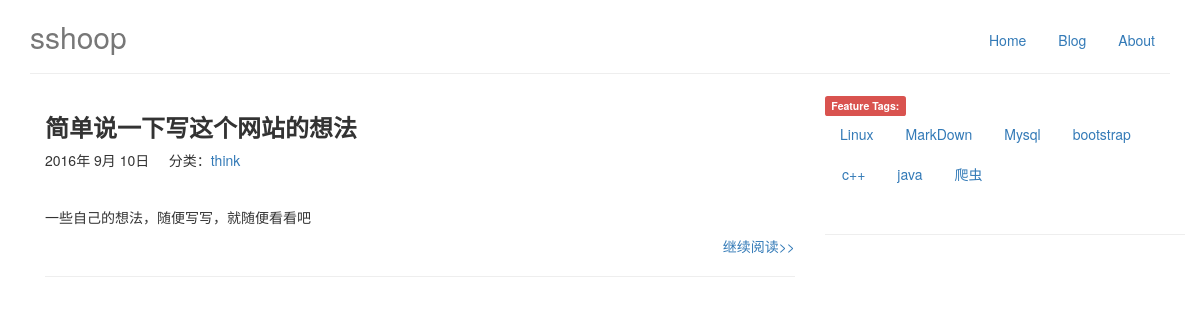
/blog/category/6, run on the app's committed database.
### blog/models.py (models this page shows, shortened)
class Article(models.Model):
    STATUS_CHOICES = (
        ('d', '草稿'),
        ('p', '发布'),
    )
    article_title = models.CharField(u'标题', max_length=50)
    article_text = models.TextField(u'正文', help_text='支持MarkDown语法')
    article_abstract = models.TextField(u'摘要', help_text='支持MarkDown语法')
    article_create_time = models.DateTimeField(u'创建时间', auto_now_add=True)
    article_change_time = models.DateTimeField(u'修改时间', auto_now=True)
    article_status = models.CharField('文章状态', max_length=1, choices=STATUS_CHOICES)
    article_index = models.BooleanField(u'首页', default=False)
    article_views = models.PositiveIntegerField(u'浏览量', default=0)
    article_likes = models.PositiveIntegerField(u'点赞数', default=0)
    article_category = models.ForeignKey('Category', verbose_name='分类')
    article_tag = models.ManyToManyField('Tag', verbose_name='标签', blank=True,)

class Category(models.Model):
    category_name = models.CharField(u'类名', max_length=20)
    category_create_time = models.DateTimeField(u'创建时间', auto_now_add=True)
    category_change_time = models.DateTimeField(u'修改时间', auto_now=True)
    def __str__(self):
        return self.category_name

class Tag(models.Model):
    tag_name = models.CharField(u'标签名', max_length=20)
    tag_create_time = models.DateTimeField(u'创建时间', auto_now_add=True)
    tag_change_time = models.DateTimeField(u'修改时间', auto_now=True)

### blog/views.py (the view)
# urls.py: url(r'^category/(?P<category_id>\d+)$', views.CategoryView.as_view(), name='category'),
class CategoryView(ListView):
    template_name = 'blog/blog_index.html'
    context_object_name = 'article_list'
    def get_queryset(self):
        article_list = Article.objects.filter(article_category=self.kwargs['category_id'], article_status='p')
        return article_list
    def get_context_data(self, **kwargs):
        kwargs['category_list'] = Category.objects.all().order_by('category_name')
        kwargs['tag_list'] = Tag.objects.all().order_by('tag_name')
        return super(CategoryView, self).get_context_data(**kwargs)

### blog/templates/blog/blog_index.html (shortened to what this page needs)
{% extends 'base.html' %}
{% block context %}
<div class="container">
    <div class="row">
        <div class="col-md-8">
            {% block article %}
                {% for article in article_list %}
                    <h3 class="thick">{{ article.article_title }}</h3>
                    <p class="text-left">
                        {{ article.article_create_time.year}}年
                        {{ article.article_create_time.month}}月
                        {{ article.article_create_time.day}}日
                        &nbsp;&nbsp;&nbsp;&nbsp;分类：<a href="{% url 'blog:category' article.article_category.id %}">{{ article.article_category }}</a>
                    </p>
                    <br/>
                    <h5 class="blog-post-title">{{ article.article_abstract |safe }}</h5>
                    <a href="{% url 'blog:detail' article.pk %}">
                        <p class="text-right">继续阅读>></p>
                    </a>
                    <hr />
                {% endfor %}
            {% endblock %}
        </div>
        <div class="col-md-4">
            {% block tag %}
                <span class="label label-danger">Feature Tags:</span>
                <ul class="nav nav-pills" role="tablist">
                    {% for tag in tag_list %}
                        <li role="presentation">
                            <a href="{% url 'blog:tag' tag.pk %}">{{ tag.tag_name }}</a>
                        </li>
                    {% endfor %}
                </ul>
                <br />
                <hr />
            {% endblock %}
        </div>
    </div>
</div>
{% endblock %}

### blog/templates/blog/blog_index.html (style rules this page uses)
h3.thick { font-weight: bold }

### data on the page
Article: article_title "简单说一下写这个网站的想法", article_create_time.year "2016", article_create_time.month "9", article_create_time.day "10", article_category "think", article_abstract "一些自己的想法，随便写写，就随便看看吧"
Tag: tag_name "Linux"
Tag: tag_name "MarkDown"
Tag: tag_name "Mysql"
Tag: tag_name "bootstrap"
Tag: tag_name "c++"
Tag: tag_name "java"
Tag: tag_name "爬虫"
